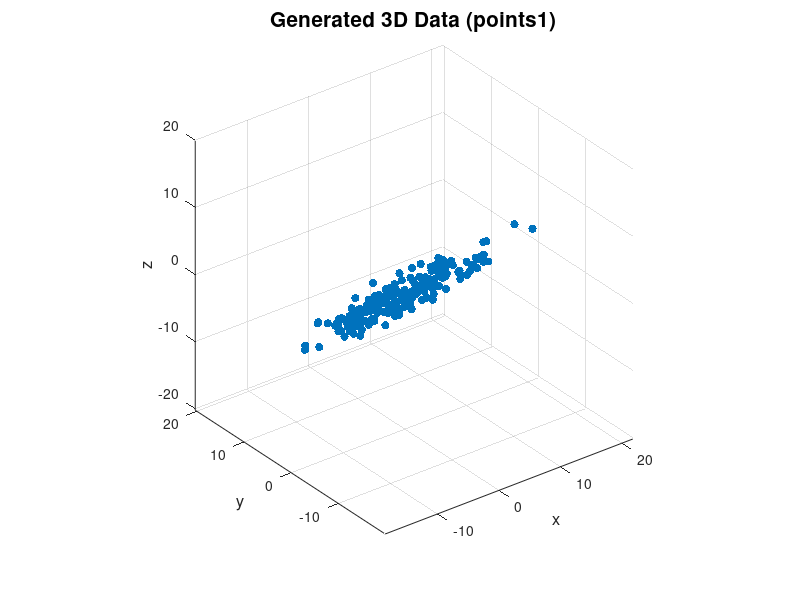
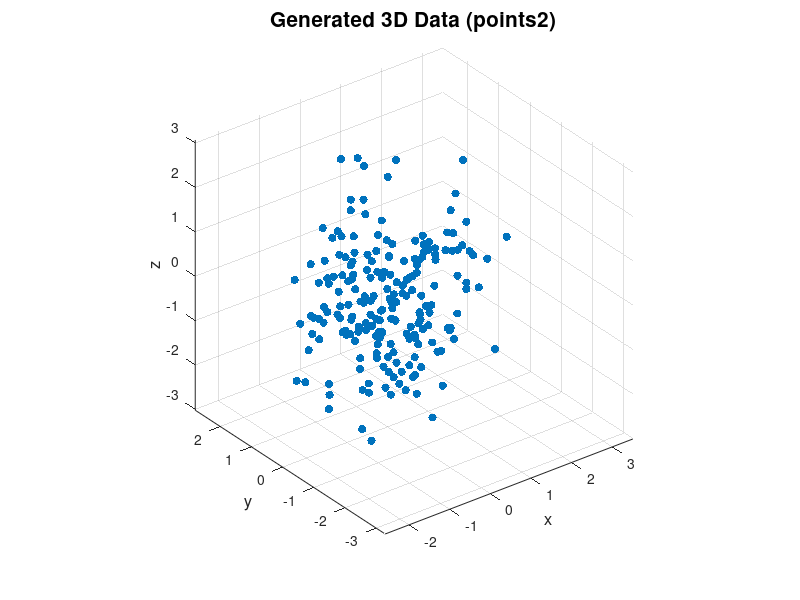

These charts were generated, in order, by the following MATLAB code:
clc; clear variables; close all; format long g

% Number of points
num_points = 200;

% Generate data
x = randn(1, num_points) * 7;
y = x * 0.1 + randn(1, num_points);
z = x * 0.05 + randn(1, num_points);

% Combining 3D data into points
points1 = [x; y; z];

x = randn(1, num_points);
y = randn(1, num_points);
z = randn(1, num_points);

points2 =  [x; y; z];

% Computing the covariance matrix
covMatrix1 = cov(points1);
covMatrix2 = cov(points2);

% Computing the correlation matrix
corrMatrix1 = corr(points1);
corrMatrix2 = corr(points2);

% Displaying covariance and correlation matrices
disp('Covariance Matrix (points1):');
disp(covMatrix1);
disp('Covariance Matrix (points2):');
disp(covMatrix2);

disp('Correlation Matrix (points1):');
disp(corrMatrix1);
disp('Correlation Matrix (points2):');
disp(corrMatrix2);

% Plot the original data
figure(1)
scatter3(points1(1, :), points1(2, :), points1(3, :), 'filled');
hold on;
title('Generated 3D Data (points1)', 'FontSize', 15);
xlabel('x', 'FontSize', 12);
ylabel('y', 'FontSize', 12);
zlabel('z', 'FontSize', 12);
grid on;
axis equal;
hold off;

% Plot the original data
figure(2)
scatter3(points2(1, :), points2(2, :), points2(3, :), 'filled');
hold on;
title('Generated 3D Data (points2)', 'FontSize', 15);
xlabel('x', 'FontSize', 12);
ylabel('y', 'FontSize', 12);
zlabel('z', 'FontSize', 12);
grid on;
axis equal;
